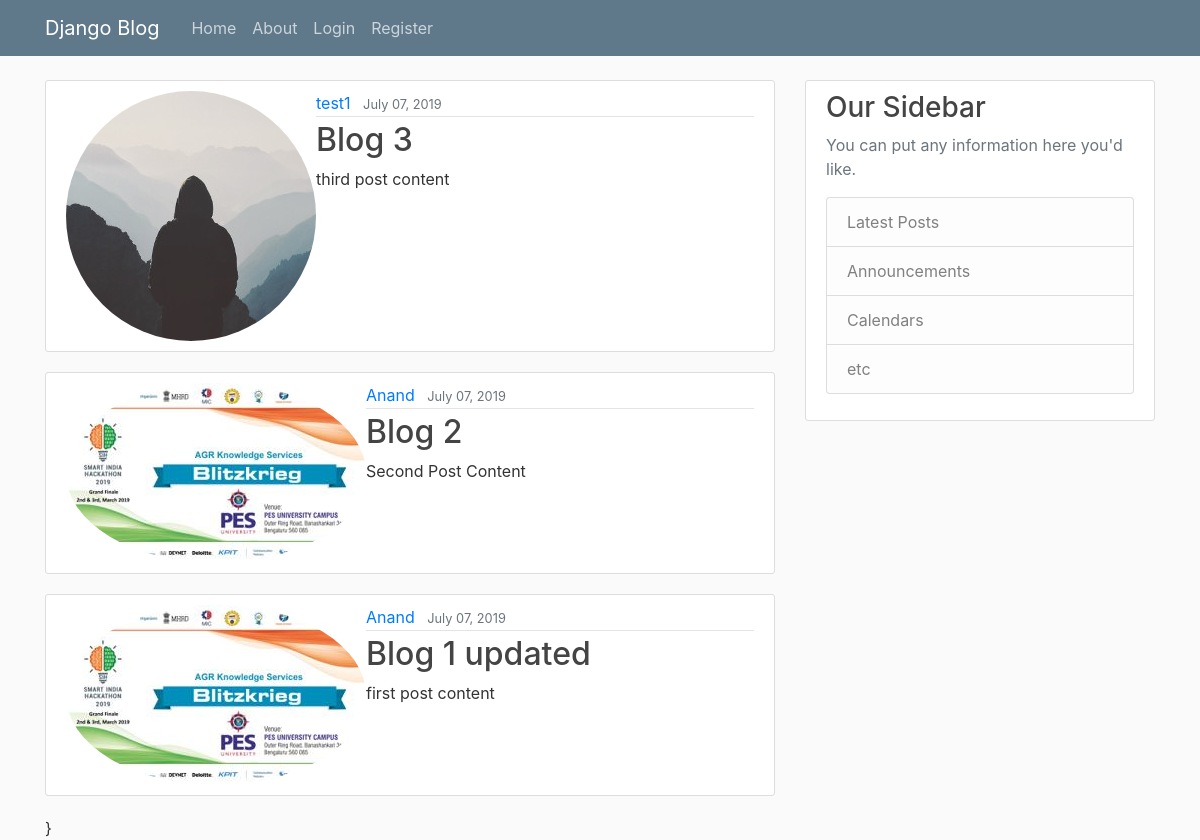
The app's page /, older data.
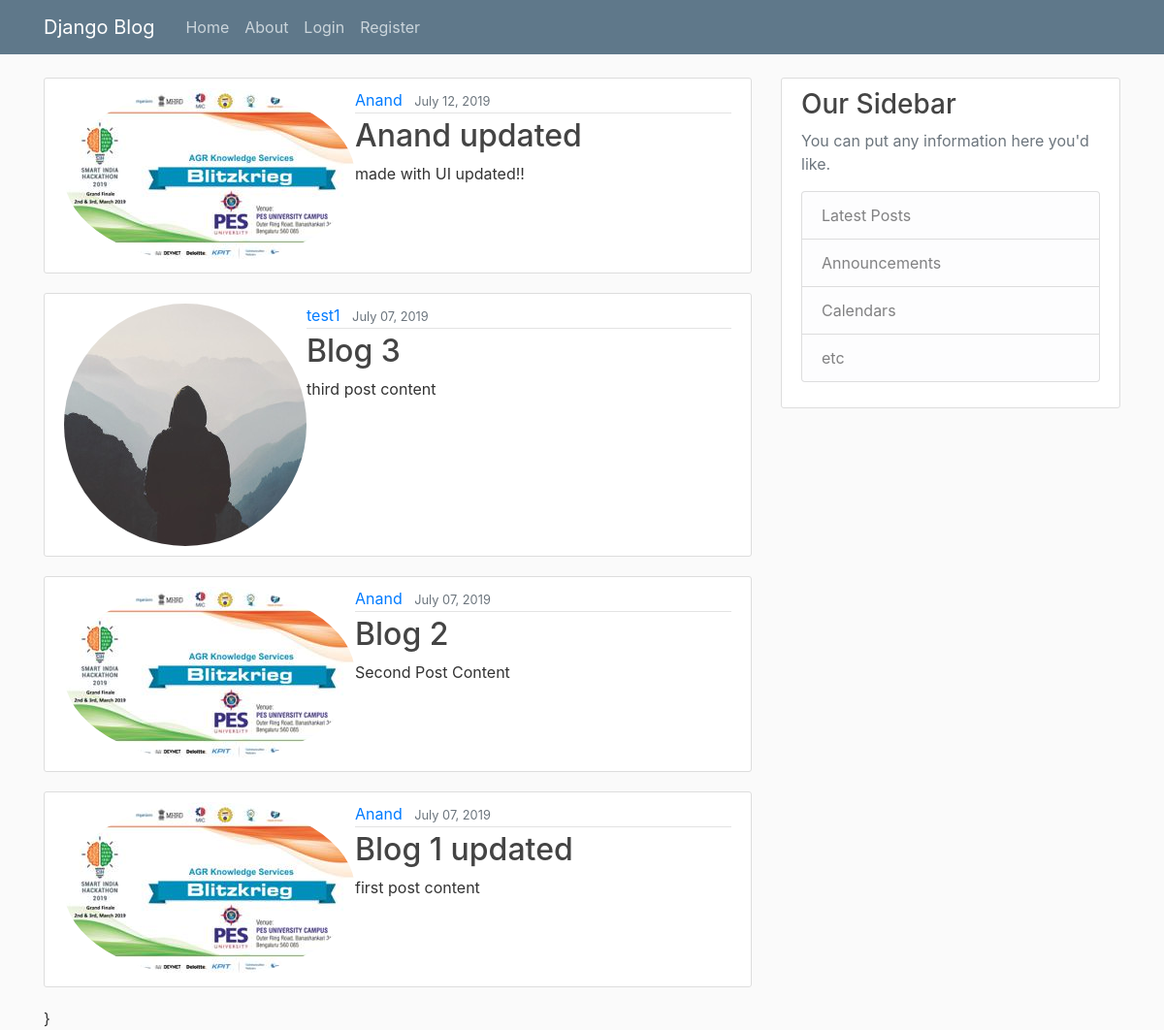
The same page, newer data.
### blog/models.py (models this page shows, shortened)
class Post(models.Model):
	title=models.CharField(max_length=100)
	content=models.TextField()
	date_posted=models.DateTimeField(default=timezone.now)
	author=models.ForeignKey(User,on_delete=models.CASCADE)
	file= models.FileField(default='default.jpg')

### users/models.py (models this page shows, shortened)
class Profile(models.Model):
	user=models.OneToOneField(User,on_delete=models.CASCADE)
	image=models.ImageField(default='default.jpg',upload_to='profile_pics')

### blog/views.py (the view)
# urls.py: path('',PostListView.as_view(),name='blog-home'),
class PostListView(ListView):
	model=Post
	template_name='blog/home.html'
	context_object_name='posts'
	ordering=['-date_posted']

### blog/templates/blog/home.html (shortened to what this page needs)
{% extends "blog/base.html" %}
{% block content %}
	{%for post in posts%}
		<article class="media content-section">
		<img class="rounded-circle" src="{{post.author.profile.image.url}}">
		  <div class="media-body">
		    <div class="article-metadata">
		      <a class="mr-2" href="#">{{ post.author }}</a>
		      <small class="text-muted">{{ post.date_posted|date:"F d, Y" }}</small>
		    </div>
		    <h2><a class="article-title" href="{% url 'post-detail' post.id %}">{{ post.title }}</a></h2>
		    <p class="article-content">{{ post.content }}</p>
		  </div>
		</article>
	{% endfor %}
{% endblock content %}

### blog/templates/blog/base.html (shortened to what this page needs)
{%load static%}
<!DOCTYPE html>
<html>
<head>
    <link rel="stylesheet" href="https://maxcdn.bootstrapcdn.com/bootstrap/4.0.0/css/bootstrap.min.css">
    <link rel="stylesheet" type="text/css" href="{%static 'blog/main.css'%}">
</head>
<body>
	<header class="site-header">
	  <nav class="navbar navbar-expand-md navbar-dark bg-steel fixed-top">
	    <div class="container">
	      <a class="navbar-brand mr-4" href="/">Django Blog</a>
	      <div class="collapse navbar-collapse" id="navbarToggle">
	        <div class="navbar-nav mr-sauto">
	          <a class="nav-item nav-link" href="{%url 'blog-home'%}">Home</a>
	          <a class="nav-item nav-link" href="/about">About</a>
	        </div>
	        <div class="navbar-nav">
	        	{% if user.is_authenticated%}
	        		<a class="nav-item nav-link" href="{%url 'post-create'%}">New Post</a>
	        		<a class="nav-item nav-link" href="{%url 'profile'%}">Profile</a>
	        		<a class="nav-item nav-link" href="{%url 'logout'%}">Logout</a>
	        	{%else%}
	        		  <a class="nav-item nav-link" href="{%url 'login'%}">Login</a>
	         		  <a class="nav-item nav-link" href="{%url 'register'%}">Register</a>
	         	{% endif%}
	        </div>
	      </div>
	    </div>
	  </nav>
	<main role="main" class="container">
	  <div class="row">
	    <div class="col-md-8">
	      {% block content %}{% endblock %}
	    	}
	    </div>
	    <div class="col-md-4">
	      <div class="content-section">
	        <h3>Our Sidebar</h3>
	        <p class='text-muted'>You can put any information here you'd like.
	          <ul class="list-group">
	            <li class="list-group-item list-group-item-light">Latest Posts</li>
	            <li class="list-group-item list-group-item-light">Announcements</li>
	            <li class="list-group-item list-group-item-light">Calendars</li>
	            <li class="list-group-item list-group-item-light">etc</li>
	          </ul>
	        </p>
	      </div>
	    </div>
	  </div>
	</main>
</body>
</html>

### blog/static/blog/main.css (style rules this page uses)
body { background: #fafafa; color: #333333; margin-top: 5rem; }
h1, h2, h3, h4, h5, h6 { color: #444444; }
ul { margin: 0; }
.bg-steel { background-color: #5f788a; }
.site-header .navbar-nav .nav-link { color: #cbd5db; }
.content-section { background: #ffffff; padding: 10px 20px; border: 1px solid #dddddd; border-radius: 3px; margin-bottom: 20px; }
.article-title { color: #444444; }
.article-content { white-space: pre-line; }
.article-metadata { padding-bottom: 1px; margin-bottom: 4px; border-bottom: 1px solid #e3e3e3 }

Row changes from the older to the newer data that the page shows:
added Post: author.profile.image (picture), author "Anand", date_posted "July 12, 2019", title "Anand updated", content "made with UI updated!!"
